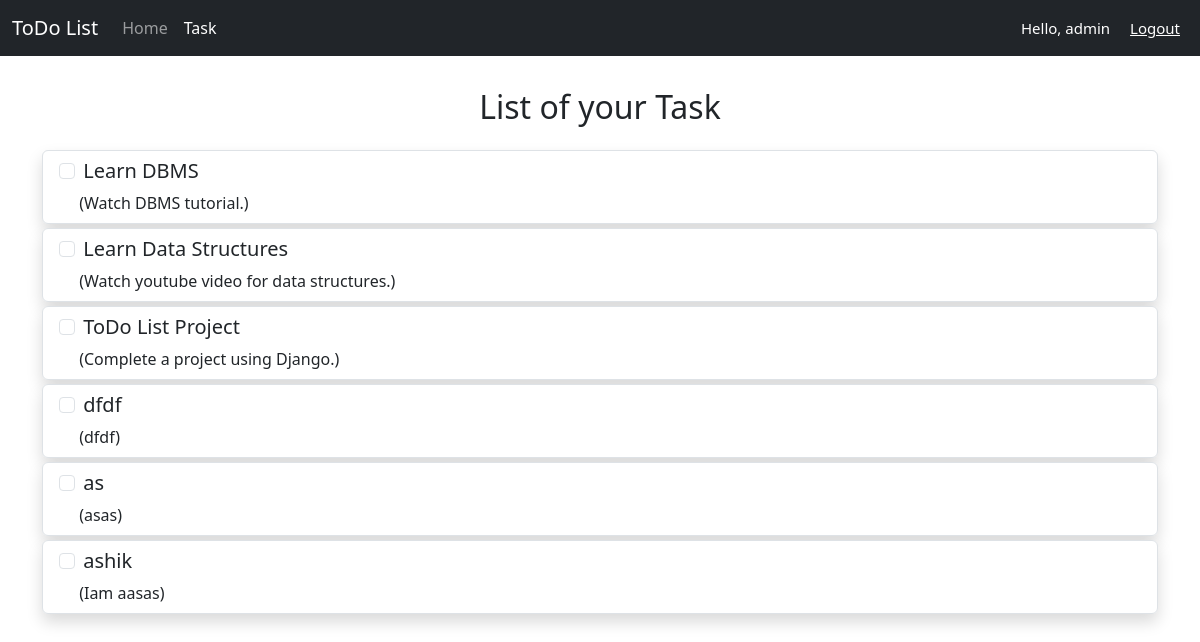
The page /tasks (signed in) on the database its author committed.
### home/models.py (models this page shows, shortened)
class Task(models.Model):
    taskTitle = models.CharField(max_length=100)
    taskDesc = models.TextField()
    taskUrl = models.TextField(default="#")

### home/views.py (the view)
# urls.py: path('tasks', views.tasks, name='tasks')
@login_required(login_url='loginPage')
def tasks(request):
    allTasks = Task.objects.all()
    context = {'tasks': allTasks}
    return render(request, 'tasks.html', context)

### templates/tasks.html (shortened to what this page needs)
<!doctype html>
<html lang="en">
  <head>
    <link href="https://cdn.jsdelivr.net/npm/bootstrap@5.3.0-alpha1/dist/css/bootstrap.min.css" rel="stylesheet">
  </head>
  <body>
    <nav class="navbar navbar-expand-lg navbar-dark bg-dark">
        <div class="container-fluid">
          <a class="navbar-brand" href="/home">ToDo List</a>
          <div class="collapse navbar-collapse" id="navbarSupportedContent">
            <ul class="navbar-nav me-auto mb-2 mb-lg-0">
              <li class="nav-item">
                <a class="nav-link" aria-current="page" href="/home">Home</a>
              </li>
              <li class="nav-item">
                <a class="nav-link active" href="/tasks">Task</a>
              </li>
            </ul>
          </div>
        </div>
        <span class="hello-msg">Hello,&nbsp;{{request.user}}</span>
        <span><a class="hello-msg" href="{% url 'logout' %}">Logout</a></span>
      </nav>
      <div class="container my-3">
        <h2 class="text-center py-3">List of your Task</h2>
        <ul class="list-group">
          {% for task in tasks %}
          <div class="shadow mb-1 bg-body-tertiary rounded">
          <li class="list-group-item">
            <input class="form-check-input me-1" type="checkbox" value="" id="firstCheckbox">
            <label class="form-check-label" for="firstCheckbox"><h5>{{task.taskTitle}}</h5></label>
            <br> &emsp; ({{task.taskDesc}})
          </li>
          </div>
          {% endfor %}
        </ul>
      </div>
  </body>
</html>

### templates/tasks.html (style rules this page uses)
.hello-msg { font-size: 15px; color: #fff; margin-right: 20px; }

### rows shown on the page
Task: taskTitle "Learn DBMS", taskDesc "Watch DBMS tutorial."
Task: taskTitle "Learn Data Structures", taskDesc "Watch youtube video for data structures."
Task: taskTitle "ToDo List Project", taskDesc "Complete a project using Django."
Task: taskTitle "dfdf", taskDesc "dfdf"
Task: taskTitle "as", taskDesc "asas"
Task: taskTitle "ashik", taskDesc "Iam aasas"

### other values the page prints
{{ request.user }} "admin"
